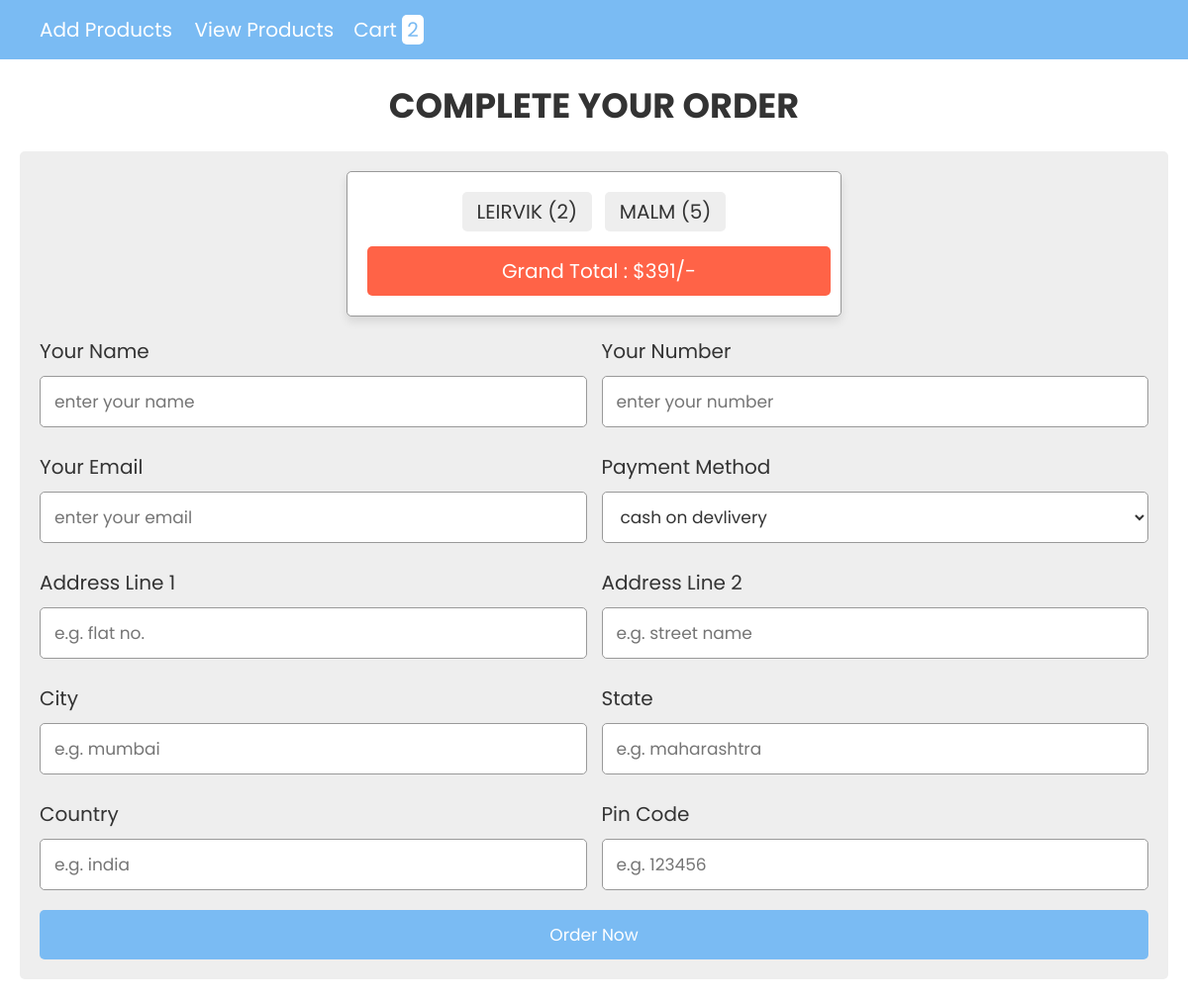
Page /checkout-phone.php on the committed database.
### tables this page shows
CREATE TABLE `cart` (
  `id` int(20) NOT NULL,
  `image` longblob NOT NULL,
  `name` varchar(100) NOT NULL,
  `price` int(20) NOT NULL,
  `quantity` int(20) NOT NULL,
  `user_id` int(20) NOT NULL
);

### checkout-phone.php (the view, shortened to what this page needs)
<?php
include 'config.php';
?>
<!DOCTYPE html>
<html lang="en">
<head>
   <link rel="stylesheet" href="https://cdnjs.cloudflare.com/ajax/libs/font-awesome/6.0.0/css/all.min.css">
   <link rel="stylesheet" href="style-cart.css">
</head>
<body>
<?php include 'header_phone.php'; ?>
<div class="container">
<section class="checkout-form">
   <h1 class="heading">complete your order</h1>
   <form action="" method="post">
   <div class="display-order">
      <?php
         $select_cart = mysqli_query($con, "SELECT * FROM `cart`");
         $total = 0;
         $grand_total = 0;
         if(mysqli_num_rows($select_cart) > 0){
            while($fetch_cart = mysqli_fetch_assoc($select_cart)){
            $total_price = number_format($fetch_cart['price'] * $fetch_cart['quantity']);
            $grand_total = $total += $total_price;
      ?>
      <span><?= $fetch_cart['name']; ?>(<?= $fetch_cart['quantity']; ?>)</span>
      <?php
         }
      }else{
         echo "<div class='display-order'><span>your cart is empty!</span></div>";
      }
      ?>
      <span class="grand-total"> grand total : $<?= $grand_total; ?>/- </span>
   </div>
      <div class="flex">
         <div class="inputBox">
            <span>your name</span>
            <input type="text" placeholder="enter your name" name="name" required>
         </div>
         <div class="inputBox">
            <span>your number</span>
            <input type="number" placeholder="enter your number" name="number" required>
         </div>
         <div class="inputBox">
            <span>your email</span>
            <input type="email" placeholder="enter your email" name="email" required>
         </div>
         <div class="inputBox">
            <span>payment method</span>
            <select name="method">
               <option value="cash on delivery" selected>cash on devlivery</option>
            </select>
         </div>
         <div class="inputBox">
            <span>address line 1</span>
            <input type="text" placeholder="e.g. flat no." name="flat" required>
         </div>
         <div class="inputBox">
            <span>address line 2</span>
            <input type="text" placeholder="e.g. street name" name="street" required>
         </div>
         <div class="inputBox">
            <span>city</span>
            <input type="text" placeholder="e.g. mumbai" name="city" required>
         </div>
         <div class="inputBox">
            <span>state</span>
            <input type="text" placeholder="e.g. maharashtra" name="state" required>
         </div>
         <div class="inputBox">
            <span>country</span>
            <input type="text" placeholder="e.g. india" name="country" required>
         </div>
         <div class="inputBox">
            <span>pin code</span>
            <input type="text" placeholder="e.g. 123456" name="pin_code" required>
         </div>
      </div>
      <input type="submit" value="order now" name="order_btn" class="btn">
   </form>
</section>
</div>
</body>
</html>

### style-cart.css (style rules this page uses)
:root { --blue:#7abbf3; --red:tomato; --orange:orange; --black:#333; --white:#fff; --bg-color:#eee; --dark-bg:rgba(0,0,0,.7); --box-shadow:0 .5rem 1rem rgba(0,0,0,.1); --border:.1rem solid #999; }
* { font-family: 'Poppins', sans-serif; margin:0; padding:0; box-sizing: border-box; outline: none; border:none; text-decoration: none; text-transform: capitalize; }
html { font-size: 62.5%; overflow-x: hidden; }
.container { max-width: 1200px; margin:0 auto; }
section { padding:2rem; }
.heading { text-align: center; font-size: 3.5rem; text-transform: uppercase; color:var(--black); margin-bottom: 2rem; }
.btn, .option-btn, .delete-btn { display: block; width: 100%; text-align: center; background-color: var(--blue); color:var(--white); font-size: 1.7rem; padding:1.2rem 3rem; border-radius: .5rem; cursor: pointer; margin-top: 1rem; }
.checkout-form form { padding:2rem; border-radius: .5rem; background-color: var(--bg-color); }
.checkout-form form .flex { display: flex; flex-wrap: wrap; gap:1.5rem; }
.checkout-form form .flex .inputBox { flex:1 1 40rem; }
.checkout-form form .flex .inputBox span { font-size: 2rem; color:var(--black); }
.checkout-form form .flex .inputBox input, .checkout-form form .flex .inputBox select { width: 100%; background-color: var(--white); font-size: 1.7rem; color:var(--black); border-radius: .5rem; margin:1rem 0; padding:1.2rem 1.4rem; text-transform: none; border:var(--border); }
.display-order { max-width: 50rem; background-color: var(--white); border-radius: .5rem; text-align: center; padding:1.5rem; margin:0 auto; margin-bottom: 2rem; box-shadow: var(--box-shadow); border:var(--border); }
.display-order span { display: inline-block; border-radius: .5rem; background-color: var(--bg-color); padding:.5rem 1.5rem; font-size: 2rem; color:var(--black); margin:.5rem; }
.display-order span.grand-total { width: 100%; background-color: var(--red); color:var(--white); padding:1rem; margin-top: 1rem; }

### rows in the picture
cart: name "LEIRVIK", quantity "2"
cart: name "MALM", quantity "5"

### other values in the picture
$row_count "2"
$grand_total "391"
